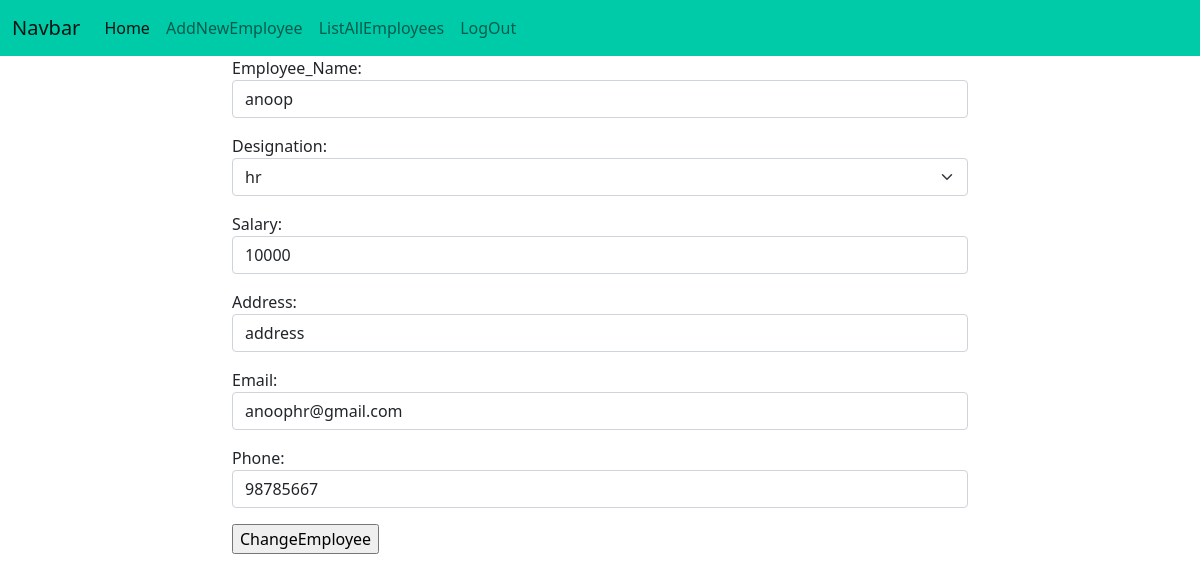
The app's page /employees/change/2 with its own data.
### employees/models.py (models this page shows, shortened)
class Employees(models.Model):
    emp_name=models.CharField(max_length=120)
    options=(("ceo","ceo"),
             ("admin","admin"),
             ("hr","hr"),
             ("telecaller","telecaller"),
             ("faculty","faculty"),
             ("seo","seo"))
    designation=models.CharField(max_length=120,choices=options,null=True,default="hr")
    salary=models.PositiveIntegerField()
    address=models.CharField(max_length=120)
    email=models.CharField(max_length=120,unique=True)
    phone=models.CharField(max_length=15,unique=True)
    is_active=models.BooleanField(default=True,null=True)

### employees/views.py (the view, shortened to what this page needs)
# urls.py: path("change/<int:id>",views.employee_update,name="changeemployee"),
def employee_update(request,id):
    employee=Employees.objects.get(id=id)
    form=forms.EmployeeForm(instance=employee)
    context={"form":form}
    return render(request,"change_emp.html",context)

### employees/forms.py (shortened to what this page needs)
class EmployeeForm(ModelForm):
    class Meta:
        model=Employees
        fields="__all__"
        exclude=("is_active",)
        widgets={
            "emp_name":forms.TextInput(attrs={"class":"form-control"}),
            "designation":forms.Select(attrs={"class":"form-select"}),
            "salary": forms.NumberInput(attrs={"class": "form-control"}),
            "address": forms.TextInput(attrs={"class": "form-control"}),
            "email": forms.EmailInput(attrs={"class": "form-control"}),
            "phone": forms.TextInput(attrs={"class": "form-control"}),
        }
        labels={
            "emp_name":"Employee_Name"
        }

### employees/templates/change_emp.html (shortened to what this page needs)
{%extends 'base.html'%}
{%block body_block%}
 <div class="row">
        <div class="col-2"></div>
        <div class="col-8">
            <form action="" method="post">
                {{form.as_p}}
                <input type="submit" value="ChangeEmployee">
            </form>
        </div>
        <div class="col-2"></div>
    </div>
{%endblock%}

### records on screen
Employees: emp_name "anoop", designation "hr", salary "10000", address "address", email "anoophr@gmail.com", phone "98785667"
